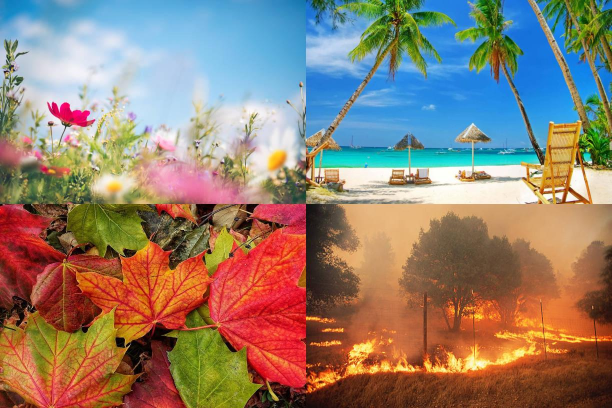
#> input picture jawaban_mahasiswa/kuis_1/04201057_Muhammad_Al_Azis_Firdaus/dataset/hasil.jpg, 1224 x 816 px (shown at 1/2 size)
$ python revisi_no3.py
#> lines starting #> are read from the running program, lines starting #| are printed output that depends on the picture
import matplotlib.pyplot as plt
from skimage import io, transform
from scipy.signal import convolve2d
import numpy as np

# Load gambar hasil dari kodingan sebelumnya
gambar_hasil = io.imread('dataset//hasil.jpg')
#> gambar_hasil is the input picture: shape (816, 1224, 3); mean R, G, B 145.3, 126.9, 111.8

# Kernels
kernel1 = np.array([[0, -1, 0], [-1, 5, -1], [0, -1, 0], [0, -1, 0]])
kernel2 = np.array([[-1, -1, -1], [-1, 8, -1], [-1, -1, -1], [0, -1, 0]])
kernel3 = np.array([[-2, -1, 0], [-1, 1, 1], [0, 1, 2], [0, -1, 0]])

# Lakukan konvolusi dengan ketiga kernel
hasil_konvolusi1 = convolve2d(gambar_hasil[:, :, 0], kernel1, mode='same', boundary='wrap')
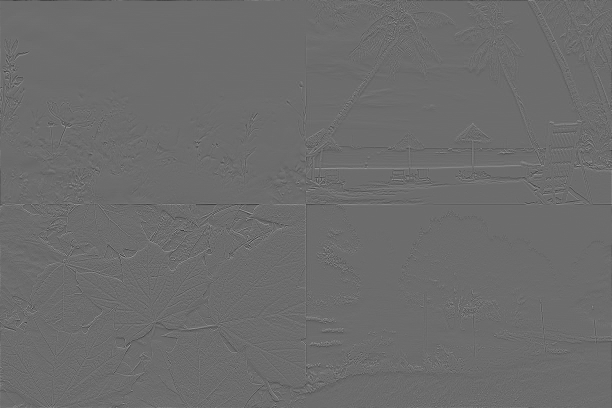
#> hasil_konvolusi1: shape (816, 1224) int64 (shown at 1/2 size); min -600, max 809, mean 0; drawn with min black and max white
hasil_konvolusi2 = convolve2d(gambar_hasil[:, :, 1], kernel2, mode='same', boundary='wrap')
hasil_konvolusi3 = convolve2d(gambar_hasil[:, :, 2], kernel3, mode='same', boundary='wrap')
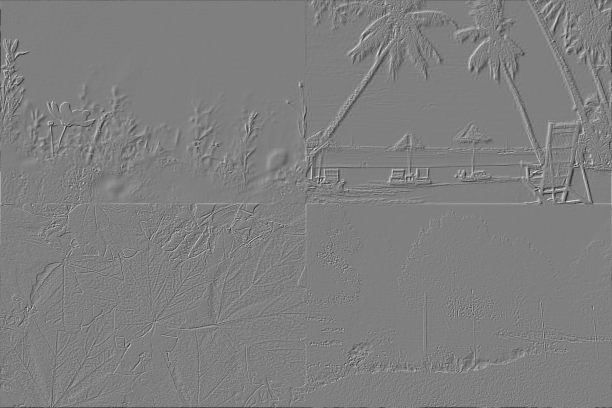
#> hasil_konvolusi3: shape (816, 1224) int64 (shown at 1/2 size); min -728, max 729, mean 0; drawn with min black and max white

# Gabungkan hasil konvolusi menjadi citra baru
citra_konvolusi = np.zeros_like(gambar_hasil)
citra_konvolusi[:, :, 0] = hasil_konvolusi1
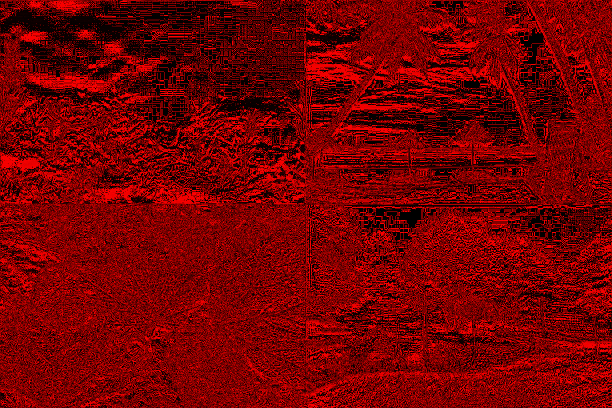
#> citra_konvolusi: shape (816, 1224, 3) (shown at 1/2 size); mean of channels 0, 1, 2 116.3, 0, 0; drawn as R, G, B
citra_konvolusi[:, :, 1] = hasil_konvolusi2
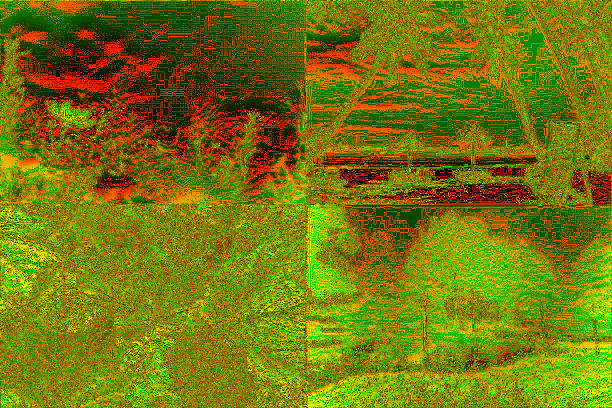
#> citra_konvolusi: shape (816, 1224, 3) (shown at 1/2 size); mean of channels 0, 1, 2 116.3, 118.7, 0; drawn as R, G, B
citra_konvolusi[:, :, 2] = hasil_konvolusi3
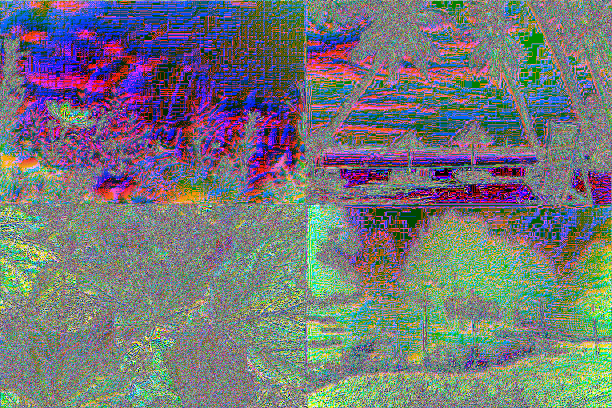
#> citra_konvolusi: shape (816, 1224, 3) (shown at 1/2 size); mean of channels 0, 1, 2 116.3, 118.7, 121.5; drawn as R, G, B

# Hitung SNR
def calculate_snr(original, filtered):
    original_energy = np.sum(original**2)
#> original_energy = 1001207.9
    noise_energy = np.sum((original - filtered)**2)
#> noise_energy = 6.87e+10
    snr = 10 * np.log10(original_energy / noise_energy)
#> snr = -48.36
    return snr

# Citra asli yang telah diubah ukurannya
citra_asli = io.imread('dataset//hasil.jpg')
citra_asli_resized = transform.resize(citra_asli, citra_konvolusi.shape)

# Hitung SNR antara citra asli dan citra hasil konvolusi
snr = calculate_snr(citra_asli_resized, citra_konvolusi)
#> snr = -48.36

# Tampilkan citra sebelum dan sesudah konvolusi, serta nilai SNR
plt.figure(figsize=(12, 6))

# Citra sebelum konvolusi
plt.subplot(1, 3, 1)
plt.imshow(citra_asli_resized)
plt.title("Citra Sebelum Konvolusi")
plt.axis('off')

# Citra sesudah konvolusi
plt.subplot(1, 3, 2)
plt.imshow(citra_konvolusi)
plt.title("Citra Sesudah Konvolusi")
plt.axis('off')

# Nilai SNR
plt.subplot(1, 3, 3)
plt.text(0.5, 0.5, f"SNR: {snr:.2f} dB", fontsize=12, ha='center')
plt.axis('off')

plt.show()

$ run again, with jawaban_mahasiswa/kuis_1/04201057_Muhammad_Al_Azis_Firdaus/dataset/fall.jpg copied over jawaban_mahasiswa/kuis_1/04201057_Muhammad_Al_Azis_Firdaus/dataset/hasil.jpg
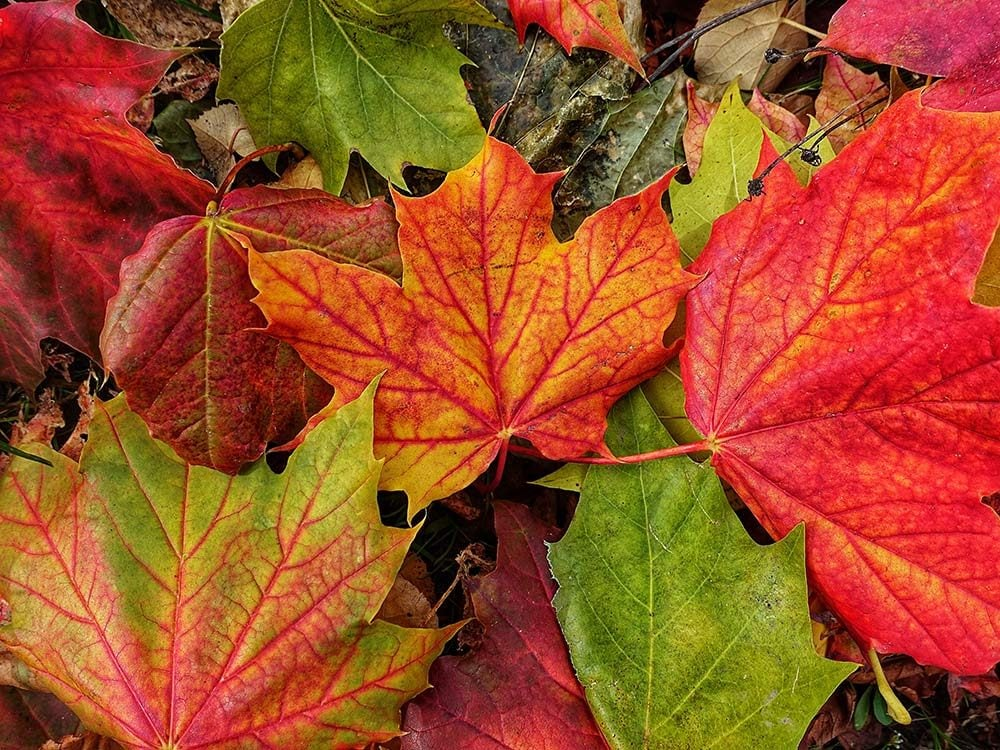
#> input picture jawaban_mahasiswa/kuis_1/04201057_Muhammad_Al_Azis_Firdaus/dataset/fall.jpg, 1000 x 750 px
#> gambar_hasil is the input picture: shape (750, 1000, 3); mean R, G, B 159.6, 77.9, 38.8
#> `hasil_konvolusi3 = convolve2d(gambar_hasil[:, :, 2], kernel3, mode='sa..`:
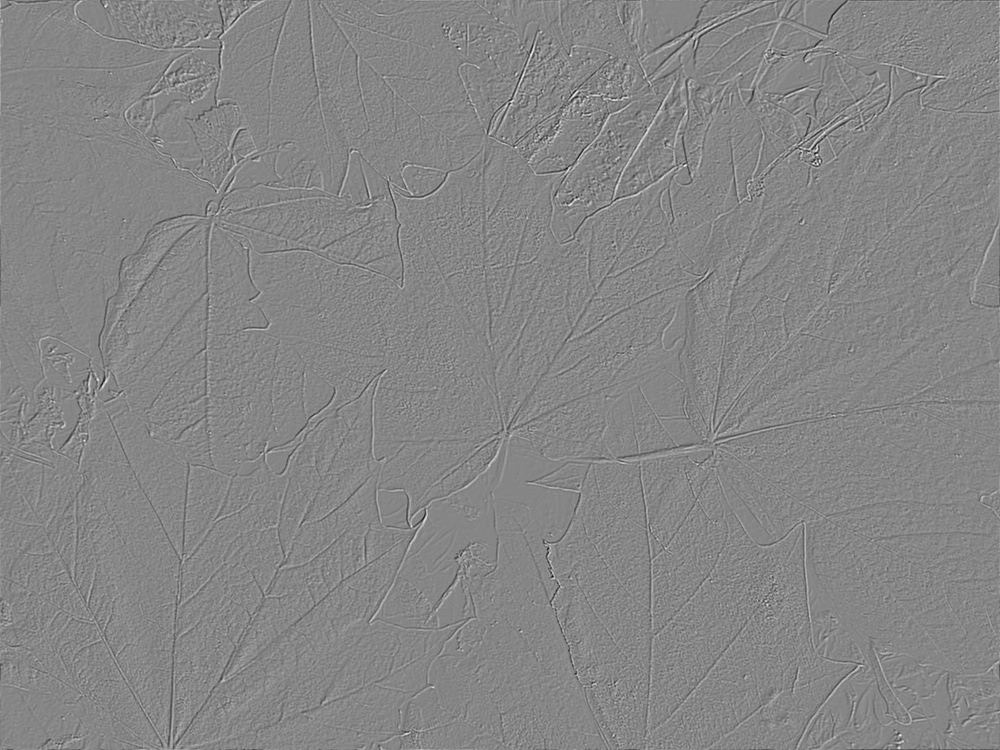
#> hasil_konvolusi3: shape (750, 1000) int64; min -912, max 823, mean 0; drawn with min black and max white
#> `citra_konvolusi[:, :, 2] = hasil_konvolusi3`:
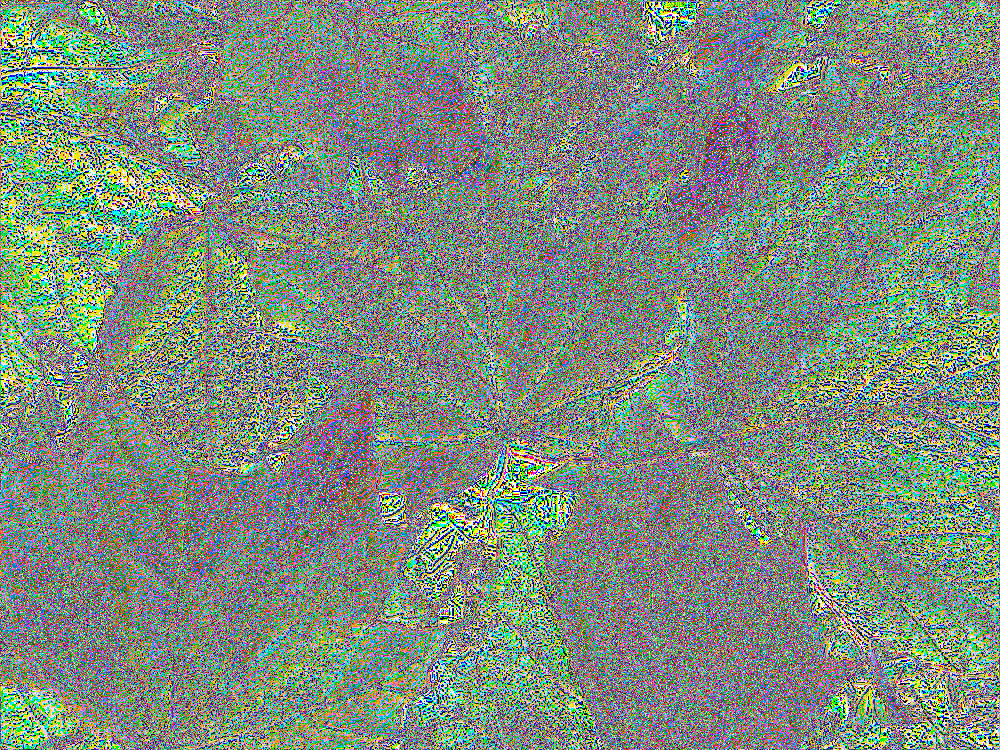
#> citra_konvolusi: shape (750, 1000, 3); mean of channels 0, 1, 2 126.7, 140.1, 126.9; drawn as R, G, B
#> original_energy = 466168.2
#> noise_energy = 5.59e+10
#> in calculate_snr, `snr = 10 * np.log10(original_energy / noise_energy)`: snr = -50.79

$ run again, with jawaban_mahasiswa/kuis_1/04201057_Muhammad_Al_Azis_Firdaus/dataset/fire.jpg copied over jawaban_mahasiswa/kuis_1/04201057_Muhammad_Al_Azis_Firdaus/dataset/hasil.jpg
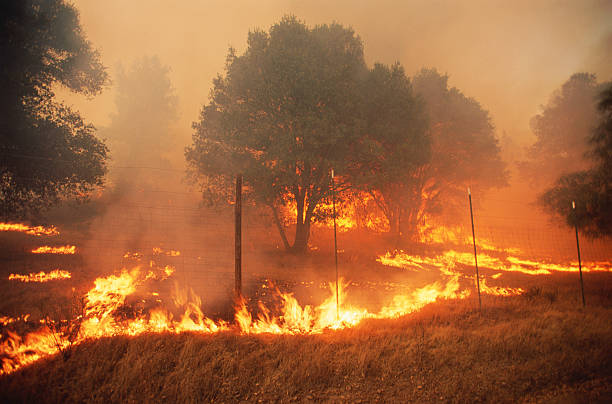
#> input picture jawaban_mahasiswa/kuis_1/04201057_Muhammad_Al_Azis_Firdaus/dataset/fire.jpg, 612 x 404 px
#> gambar_hasil is the input picture: shape (404, 612, 3); mean R, G, B 158.6, 99.2, 58.5
#> `hasil_konvolusi3 = convolve2d(gambar_hasil[:, :, 2], kernel3, mode='sa..`:
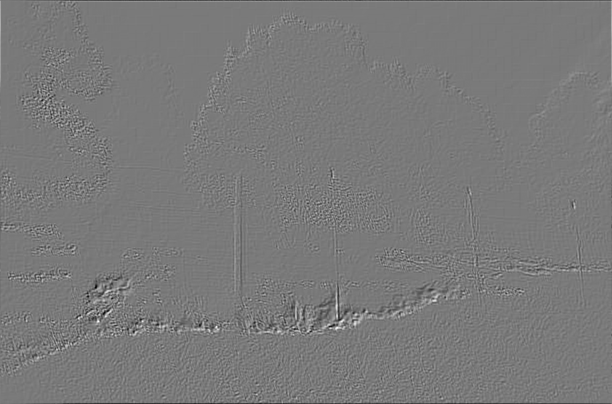
#> hasil_konvolusi3: shape (404, 612) int64; min -610, max 664, mean 0; drawn with min black and max white
#> `citra_konvolusi[:, :, 2] = hasil_konvolusi3`:
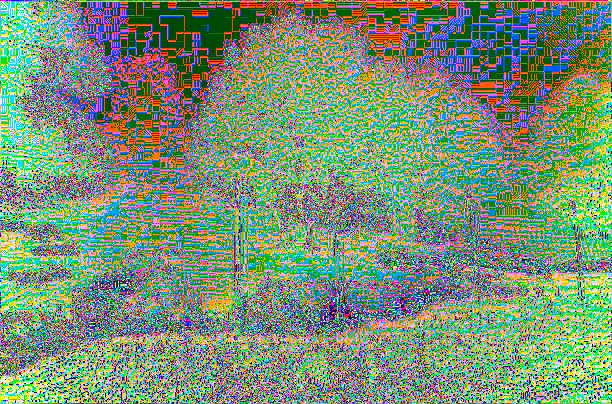
#> citra_konvolusi: shape (404, 612, 3); mean of channels 0, 1, 2 120.5, 145.7, 117.2; drawn as R, G, B
#> original_energy = 173179.1
#> noise_energy = 1.89e+10
#> in calculate_snr, `snr = 10 * np.log10(original_energy / noise_energy)`: snr = -50.39

$ run again, with jawaban_mahasiswa/kuis_1/04201057_Muhammad_Al_Azis_Firdaus/dataset/summer.jpg copied over jawaban_mahasiswa/kuis_1/04201057_Muhammad_Al_Azis_Firdaus/dataset/hasil.jpg
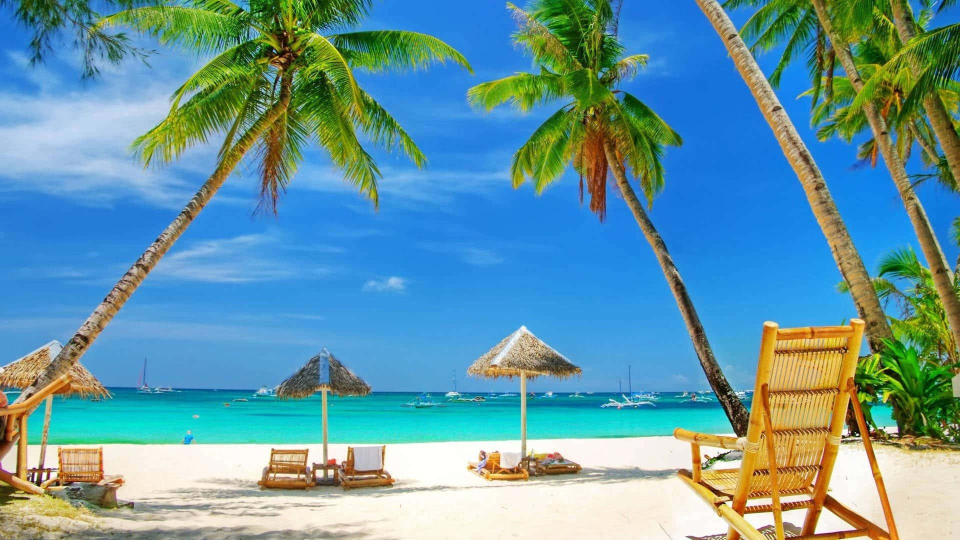
#> input picture jawaban_mahasiswa/kuis_1/04201057_Muhammad_Al_Azis_Firdaus/dataset/summer.jpg, 1920 x 1080 px (shown at 1/2 size)
#> gambar_hasil is the input picture: shape (1080, 1920, 3); mean R, G, B 100.7, 152.4, 164.5
#> `hasil_konvolusi3 = convolve2d(gambar_hasil[:, :, 2], kernel3, mode='sa..`:
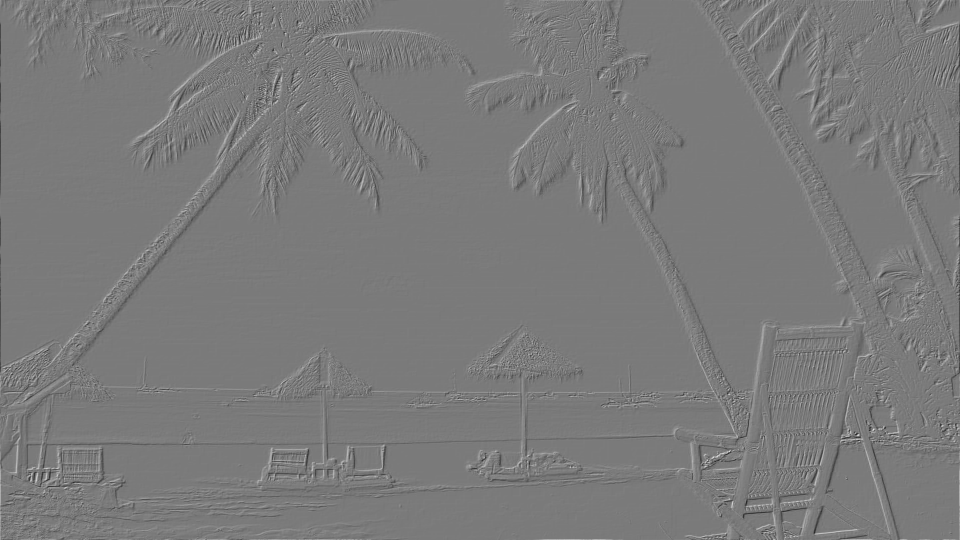
#> hasil_konvolusi3: shape (1080, 1920) int64 (shown at 1/2 size); min -749, max 805, mean 0; drawn with min black and max white
#> `citra_konvolusi[:, :, 2] = hasil_konvolusi3`:
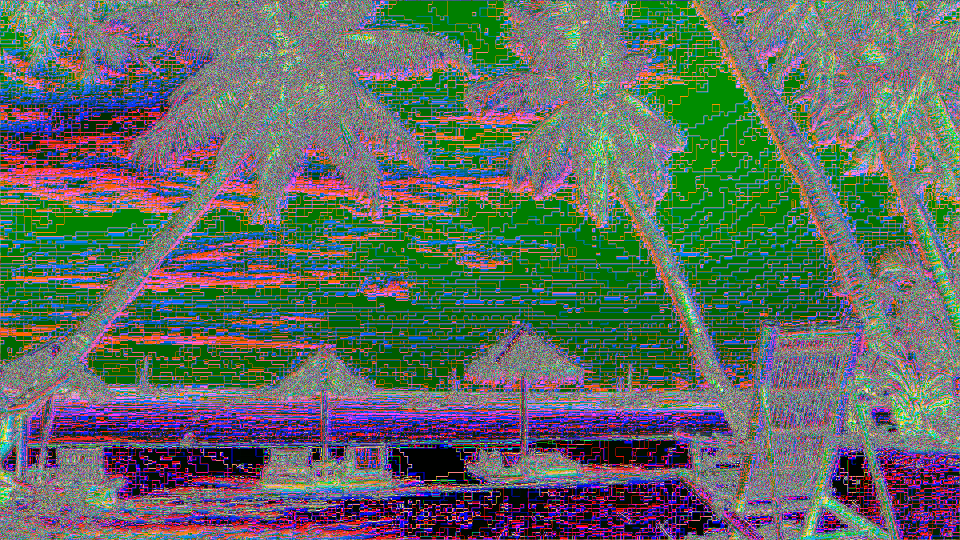
#> citra_konvolusi: shape (1080, 1920, 3) (shown at 1/2 size); mean of channels 0, 1, 2 96.1, 106.6, 99.3; drawn as R, G, B
#> original_energy = 2381559.4
#> noise_energy = 1.16e+11
#> in calculate_snr, `snr = 10 * np.log10(original_energy / noise_energy)`: snr = -46.89
